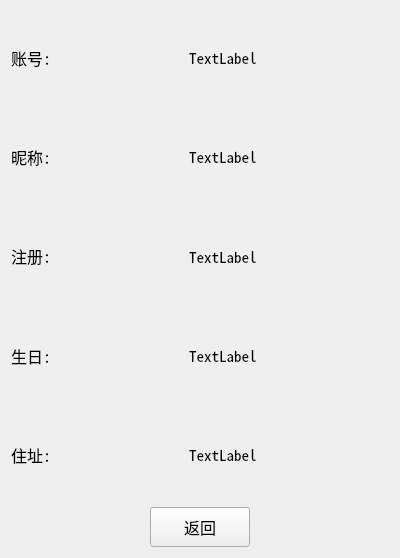
<?xml version="1.0" encoding="UTF-8"?>
<ui version="4.0">
 <class>friendItem_detial</class>
 <widget class="QWidget" name="friendItem_detial">
  <property name="windowModality">
   <enum>Qt::ApplicationModal</enum>
  </property>
  <property name="geometry">
   <rect>
    <x>0</x>
    <y>0</y>
    <width>400</width>
    <height>558</height>
   </rect>
  </property>
  <property name="windowTitle">
   <string>Form</string>
  </property>
  <layout class="QVBoxLayout" name="verticalLayout">
   <item>
    <layout class="QHBoxLayout" name="horizontalLayout_7">
     <item>
      <widget class="QLabel" name="label_7">
       <property name="font">
        <font>
         <family>Noto Sans Mono CJK SC</family>
         <pointsize>12</pointsize>
        </font>
       </property>
       <property name="text">
        <string>账号:</string>
       </property>
      </widget>
     </item>
     <item>
      <spacer name="horizontalSpacer_5">
       <property name="orientation">
        <enum>Qt::Horizontal</enum>
       </property>
       <property name="sizeHint" stdset="0">
        <size>
         <width>40</width>
         <height>20</height>
        </size>
       </property>
      </spacer>
     </item>
     <item>
      <widget class="QLabel" name="idLab_2">
       <property name="font">
        <font>
         <family>Noto Sans Mono CJK SC</family>
         <pointsize>11</pointsize>
        </font>
       </property>
       <property name="text">
        <string>TextLabel</string>
       </property>
      </widget>
     </item>
     <item>
      <spacer name="horizontalSpacer_6">
       <property name="orientation">
        <enum>Qt::Horizontal</enum>
       </property>
       <property name="sizeHint" stdset="0">
        <size>
         <width>40</width>
         <height>20</height>
        </size>
       </property>
      </spacer>
     </item>
    </layout>
   </item>
   <item>
    <layout class="QHBoxLayout" name="horizontalLayout_8">
     <item>
      <widget class="QLabel" name="label_8">
       <property name="font">
        <font>
         <family>Noto Sans Mono CJK SC</family>
         <pointsize>12</pointsize>
        </font>
       </property>
       <property name="text">
        <string>昵称:</string>
       </property>
      </widget>
     </item>
     <item>
      <spacer name="horizontalSpacer_7">
       <property name="orientation">
        <enum>Qt::Horizontal</enum>
       </property>
       <property name="sizeHint" stdset="0">
        <size>
         <width>40</width>
         <height>20</height>
        </size>
       </property>
      </spacer>
     </item>
     <item>
      <widget class="QLabel" name="nameLab_2">
       <property name="font">
        <font>
         <family>Noto Sans Mono CJK SC</family>
         <pointsize>11</pointsize>
        </font>
       </property>
       <property name="text">
        <string>TextLabel</string>
       </property>
      </widget>
     </item>
     <item>
      <spacer name="horizontalSpacer_8">
       <property name="orientation">
        <enum>Qt::Horizontal</enum>
       </property>
       <property name="sizeHint" stdset="0">
        <size>
         <width>40</width>
         <height>20</height>
        </size>
       </property>
      </spacer>
     </item>
    </layout>
   </item>
   <item>
    <layout class="QHBoxLayout" name="horizontalLayout_9">
     <item>
      <widget class="QLabel" name="label_9">
       <property name="font">
        <font>
         <family>Noto Sans Mono CJK SC</family>
         <pointsize>12</pointsize>
        </font>
       </property>
       <property name="text">
        <string>注册:</string>
       </property>
      </widget>
     </item>
     <item>
      <spacer name="horizontalSpacer_17">
       <property name="orientation">
        <enum>Qt::Horizontal</enum>
       </property>
       <property name="sizeHint" stdset="0">
        <size>
         <width>40</width>
         <height>20</height>
        </size>
       </property>
      </spacer>
     </item>
     <item>
      <widget class="QLabel" name="regLab_2">
       <property name="font">
        <font>
         <family>Noto Sans Mono CJK SC</family>
         <pointsize>11</pointsize>
        </font>
       </property>
       <property name="text">
        <string>TextLabel</string>
       </property>
      </widget>
     </item>
     <item>
      <spacer name="horizontalSpacer_18">
       <property name="orientation">
        <enum>Qt::Horizontal</enum>
       </property>
       <property name="sizeHint" stdset="0">
        <size>
         <width>40</width>
         <height>20</height>
        </size>
       </property>
      </spacer>
     </item>
    </layout>
   </item>
   <item>
    <layout class="QHBoxLayout" name="horizontalLayout_6">
     <item>
      <widget class="QLabel" name="label_6">
       <property name="font">
        <font>
         <family>Noto Sans Mono CJK SC</family>
         <pointsize>12</pointsize>
        </font>
       </property>
       <property name="text">
        <string>生日:</string>
       </property>
      </widget>
     </item>
     <item>
      <spacer name="horizontalSpacer_15">
       <property name="orientation">
        <enum>Qt::Horizontal</enum>
       </property>
       <property name="sizeHint" stdset="0">
        <size>
         <width>40</width>
         <height>20</height>
        </size>
       </property>
      </spacer>
     </item>
     <item>
      <widget class="QLabel" name="birthLab_2">
       <property name="font">
        <font>
         <family>Noto Sans Mono CJK SC</family>
         <pointsize>11</pointsize>
        </font>
       </property>
       <property name="text">
        <string>TextLabel</string>
       </property>
      </widget>
     </item>
     <item>
      <spacer name="horizontalSpacer_16">
       <property name="orientation">
        <enum>Qt::Horizontal</enum>
       </property>
       <property name="sizeHint" stdset="0">
        <size>
         <width>40</width>
         <height>20</height>
        </size>
       </property>
      </spacer>
     </item>
    </layout>
   </item>
   <item>
    <layout class="QHBoxLayout" name="horizontalLayout_10">
     <item>
      <widget class="QLabel" name="label_10">
       <property name="font">
        <font>
         <family>Noto Sans Mono CJK SC</family>
         <pointsize>12</pointsize>
        </font>
       </property>
       <property name="text">
        <string>住址:</string>
       </property>
      </widget>
     </item>
     <item>
      <spacer name="horizontalSpacer_19">
       <property name="orientation">
        <enum>Qt::Horizontal</enum>
       </property>
       <property name="sizeHint" stdset="0">
        <size>
         <width>40</width>
         <height>20</height>
        </size>
       </property>
      </spacer>
     </item>
     <item>
      <widget class="QLabel" name="locaLab_2">
       <property name="font">
        <font>
         <family>Noto Sans Mono CJK SC</family>
         <pointsize>11</pointsize>
        </font>
       </property>
       <property name="text">
        <string>TextLabel</string>
       </property>
      </widget>
     </item>
     <item>
      <spacer name="horizontalSpacer_20">
       <property name="orientation">
        <enum>Qt::Horizontal</enum>
       </property>
       <property name="sizeHint" stdset="0">
        <size>
         <width>40</width>
         <height>20</height>
        </size>
       </property>
      </spacer>
     </item>
    </layout>
   </item>
   <item>
    <layout class="QHBoxLayout" name="horizontalLayout_11">
     <item>
      <spacer name="horizontalSpacer_21">
       <property name="orientation">
        <enum>Qt::Horizontal</enum>
       </property>
       <property name="sizeHint" stdset="0">
        <size>
         <width>40</width>
         <height>20</height>
        </size>
       </property>
      </spacer>
     </item>
     <item>
      <widget class="QPushButton" name="pushButton">
       <property name="minimumSize">
        <size>
         <width>100</width>
         <height>40</height>
        </size>
       </property>
       <property name="font">
        <font>
         <family>Noto Sans Mono CJK SC</family>
         <pointsize>12</pointsize>
        </font>
       </property>
       <property name="text">
        <string>返回</string>
       </property>
      </widget>
     </item>
     <item>
      <spacer name="horizontalSpacer_22">
       <property name="orientation">
        <enum>Qt::Horizontal</enum>
       </property>
       <property name="sizeHint" stdset="0">
        <size>
         <width>40</width>
         <height>20</height>
        </size>
       </property>
      </spacer>
     </item>
    </layout>
   </item>
  </layout>
 </widget>
 <resources/>
 <connections/>
</ui>
